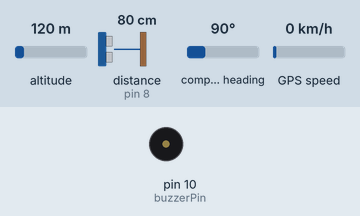
Bench run of a sketch on a simulated Arduino Uno, built with avr-gcc and run on an emulated ATmega328P. On the bench: buzzer (waves = sounding, pin HIGH). The inputs (shaded band) are chosen by the test bench; at power-on: distance to the obstacle (sensor on pin 8) 80 cm, altitude 120 m, compass heading 90°, GPS speed 0 km/h. The GPS gets a fix after 3 s at 37.7749, -122.4194 with 8 satellites; what the sketch prints to the serial monitor is not drawn.

Above: at 1.2 s.
1.3 s: distance to the obstacle (sensor on pin 8) set to 21 cm
4.5 s: distance to the obstacle (sensor on pin 8) set to 18 cm
At 5.6 s:
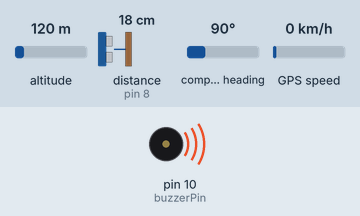
6.5 s: distance to the obstacle (sensor on pin 8) set to 35 cm
At 8.2 s:
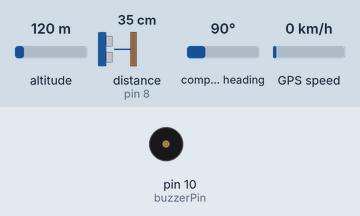
8.5 s: distance to the obstacle (sensor on pin 8) set to 2 cm
At 9.9 s:
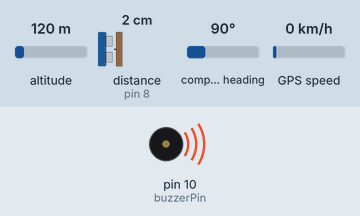
Timing chart, 0 to 11.5 s (numbered marks = the images above; inputs shaded):
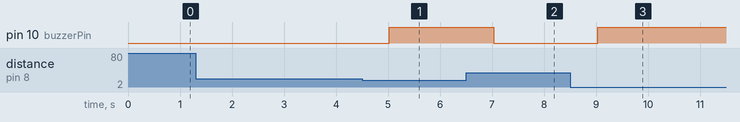

Measured:
- the behaviour switches between 20 and 19 cm on distance to the obstacle (sensor on pin 8) (found by bisection; images 0 and 1)
- after the input at 1.3 s, every drawn part: stays the same
- after the input at 4.5 s, pin 10 (buzzerPin): LOW → HIGH after 0.53 s
- after the input at 6.5 s, pin 10 (buzzerPin): HIGH → LOW after 0.53 s
- after the input at 8.5 s, pin 10 (buzzerPin): LOW → HIGH after 0.53 s

The sketch:

GPS.ino
```cpp
#include <TinyGPS++.h> //Libary TinyGPS
#include <SoftwareSerial.h> //Libarary softwareserial
#include <Ultrasonic.h>
// Choose two Arduino pins to use for software serial
int RXPin = 2; //Connect  TX GPS
int TXPin = 3; //Connect  RX GPS
Ultrasonic ultrasonic(7, 8);
int distance;
int GPSBaud = 9600; //default baud
long duration;
const int buzzerPin=10;

// Creating TinyGPS++ objects
TinyGPSPlus gps;

// Create a serial connection with the  "gpsSerial"
SoftwareSerial gpsSerial(RXPin, TXPin);

void setup()
{
  //Starting a serial connection on baudrate 9600
  Serial.begin(9600);
  //Starting a serial connection with a sensor
  pinMode(buzzerPin,OUTPUT);
  gpsSerial.begin(GPSBaud);

}

void loop()
{
  //Creating a data display when there is a connection
  while (gpsSerial.available() > 0){
    if (gps.encode(gpsSerial.read())){
      obs();
      displayInfo();
      }
    else{

    }
  }

  // if within 5 seconds there is no connection, an error "No GPS detected" will appear.
}
void obs(){
  distance = ultrasonic.read();
  Serial.println(distance);
  if(distance<20){
    digitalWrite(buzzerPin,HIGH);
  }
  else{
    digitalWrite(buzzerPin,LOW);
  }
}
void displayInfo()
{
  if (gps.location.isValid())
  {
    Serial.print(gps.location.lat(), 6);
    Serial.print(" ");
    Serial.print(gps.location.lng(), 6);
    Serial.print(" ");
    // Serial.print("Altitude: ");
    // Serial.println(gps.altitude.meters())
  }
  else
  {

}
}
```
